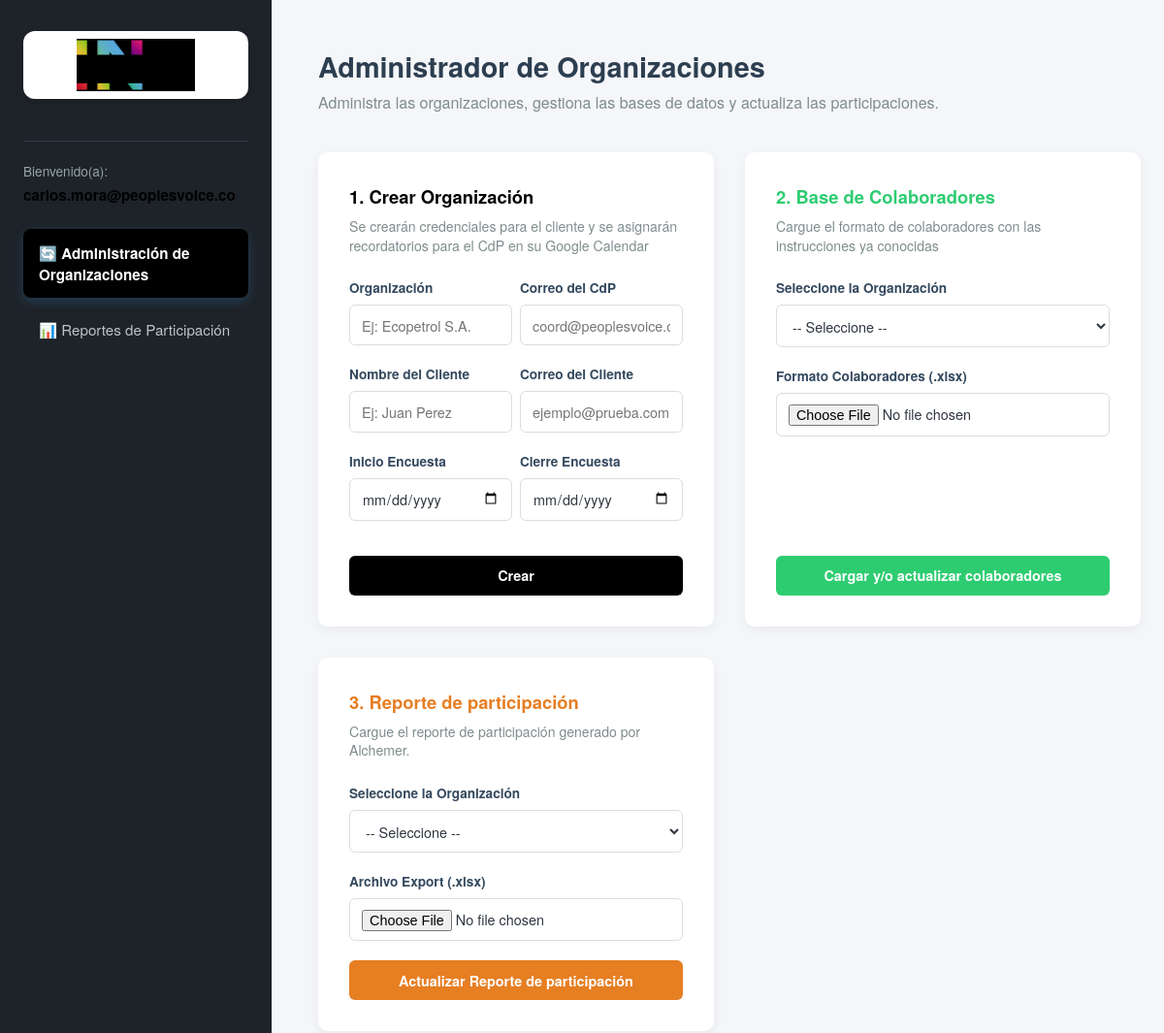
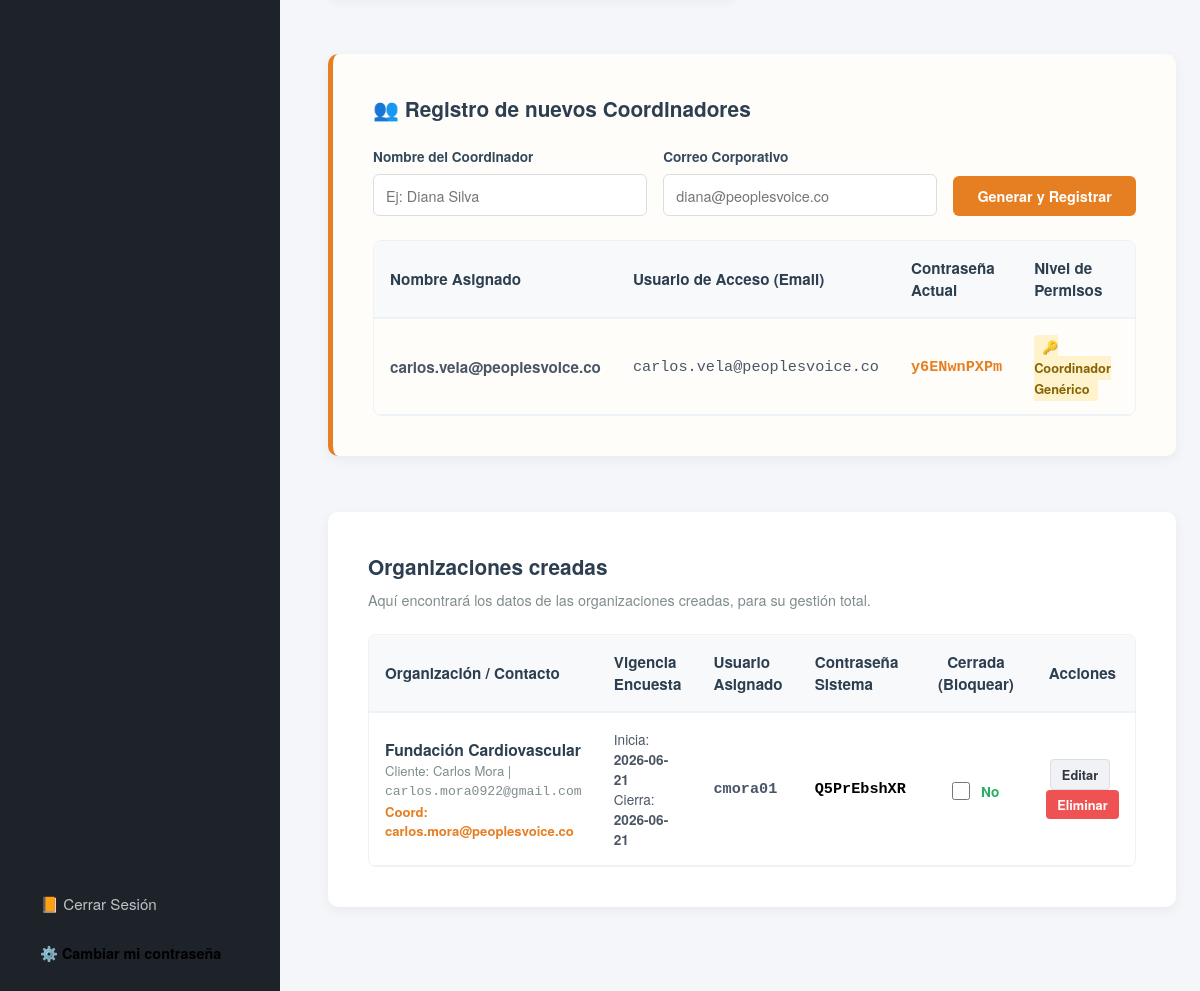
Page /admin (signed in) on the committed database (2 pictures, top to bottom).
### database/models.py (models this page shows)
class Empresa(Base):
    __tablename__ = 'empresas'
    id = Column(Integer, primary_key=True, autoincrement=True)
    nombre = Column(String(100), nullable=False, unique=True)
    fecha_creacion = Column(DateTime, server_default=func.now())
    usuarios = relationship("Usuario", back_populates="empresa", cascade="all, delete-orphan")
    colaboradores = relationship("Colaborador", back_populates="empresa", cascade="all, delete-orphan")
    categorias_demograficas = relationship("CategoriaDemografica", back_populates="empresa", cascade="all, delete-orphan")

class Usuario(Base):
    __tablename__ = 'usuarios'
    id = Column(Integer, primary_key=True, autoincrement=True)
    email = Column(String(100), nullable=False, unique=True, index=True)
    password_hash = Column(String(255), nullable=False) # Contraseña encriptada
    rol = Column(String(20), nullable=False) # 'admin' (Coordinador) o 'cliente' (Empresa)
    empresa_id = Column(Integer, ForeignKey('empresas.id'), nullable=True)
    empresa = relationship("Empresa", back_populates="usuarios")

### main.py (the view)
@app.route('/admin')
def panel_admin():
    if 'usuario_id' not in session or session['rol'] not in ['admin', 'coordinador']: return redirect('/login')
    db = SessionLocal()
    tabla_real = Empresa.__table__.name
    resultado_raw = db.execute(text(f"SELECT id, nombre, fecha_inicio, fecha_cierre, cerrada, nombre_cliente, correo_cliente, correo_coordinador, calendar_event_id FROM {tabla_real}")).fetchall()
    organizaciones_maestras = []
    for fila in resultado_raw:
        usr = db.query(Usuario).filter(Usuario.empresa_id == fila[0], Usuario.rol == 'cliente').first()
        organizaciones_maestras.append({
            "id": fila[0],
            "nombre": fila[1],
            "fecha_inicio": fila[2] if fila[2] and fila[2] != "" else '-',
            "fecha_cierre": fila[3] if fila[3] and fila[3] != "" else '-',
            "cerrada": 1 if fila[4] == 1 else 0,
            "nombre_cliente": fila[5] if len(fila) > 5 and fila[5] else '-',
            "correo_cliente": fila[6] if len(fila) > 6 and fila[6] else '-',
            "correo_coordinador": fila[7] if len(fila) > 7 and fila[7] else '-',
            "calendar_event_id": fila[8] if len(fila) > 8 and fila[8] else '-',
            "email": usr.email if usr else "Sin canal",
            "password": usr.password_hash if usr else "Sin clave"
        })
    coordinadores_maestros = []
    if session['rol'] == 'admin':
        lista_c = db.query(Usuario).filter(Usuario.rol == 'coordinador').all()
        for c in lista_c:
            coordinadores_maestros.append({
                "id": c.id,
                "nombre": getattr(c, 'nombre', c.email) or c.email,
                "email": c.email,
                "password": c.password_hash
            })
    db.close()
    return render_template('admin.html', empresas=organizaciones_maestras, organizaciones=organizaciones_maestras, coordinadores=coordinadores_maestros)

### templates/admin.html (shortened to what this page needs)
<!DOCTYPE html>
<html lang="es">
<head>
</head>
<body>
<div class="contenedor-dashboard">
    <div class="barra-lateral">
        <div class="logo-container">
            <img src="/static/logo_gcti.png" alt="GCTI Logo" class="logo-img" onerror="this.style.display='none'; document.getElementById('logo-fallback').style.display='block';">
        </div>
        <hr>
        <div class="user-info">
            <span class="lbl">Bienvenido(a):</span>
            <span class="val">{{ session['nombre'] }}</span>
        </div>
        <ul class="menu-lateral">
            <li class="menu-item"><a class="menu-link activo" href="/admin">🔄 Administración de Organizaciones</a></li>
            <li class="menu-item"><a class="menu-link" href="/admin/visor-reportes">📊 Reportes de Participación</a></li>
        </ul>
        <ul class="bloque-inferior-sidebar">
            <li class="menu-item">
                <a class="menu-link" href="/login" style="color: #bdc3c7;">📙 Cerrar Sesión</a>
            </li>
            <li class="menu-item">
                <a href="#" onclick="desplegarModalPassword()" style="display:block; font-size:0.9rem; color:#000000; text-decoration:none; padding: 0.5rem 1rem; font-weight:600;">⚙️ Cambiar mi contraseña</a>
            </li>
        </ul>
    </div>
    <div class="contenido-principal">
        <h2>Administrador de Organizaciones</h2>
        <p class="subtitulo">Administra las organizaciones, gestiona las bases de datos y actualiza las participaciones.</p>
        <div class="rejilla-tarjetas">
            <div class="tarjeta">
                <div>
                    <h5 class="t-azul">1. Crear Organización</h5>
                    <p class="desc">Se crearán credenciales para el cliente y se asignarán recordatorios para el CdP en su Google Calendar</p>
                    <form action="/admin/crear-empresa" method="POST">
                        <div class="grupo-form" style="display: grid; grid-template-columns: 1fr 1fr; gap: 0.5rem;">
                            <div>
                                <label class="label-form">Organización</label>
                                <input type="text" class="input-form" name="nombre_empresa" placeholder="Ej: Ecopetrol S.A." required>
                            </div>
                            <div>
                                <label class="label-form">Correo del CdP</label>
                                <input type="email" class="input-form" name="correo_coordinador" placeholder="coord@peoplesvoice.co" required>
                            </div>
                        </div>
                        <div class="grupo-form" style="display: grid; grid-template-columns: 1fr 1fr; gap: 0.5rem;">
                            <div>
                                <label class="label-form">Nombre del Cliente</label>
                                <input type="text" class="input-form" name="nombre_cliente" placeholder="Ej: Juan Perez" required>
                            </div>
                            <div>
                                <label class="label-form">Correo del Cliente</label>
                                <input type="email" class="input-form" name="correo_cliente" placeholder="ejemplo@prueba.com" required>
                            </div>
                        </div>
                        <div class="grupo-form" style="display: grid; grid-template-columns: 1fr 1fr; gap: 0.5rem;">
                            <div>
                                <label class="label-form">Inicio Encuesta</label>
                                <input type="date" class="input-form" name="fecha_inicio" required>
                            </div>
                            <div>
                                <label class="label-form">Cierre Encuesta</label>
                                <input type="date" class="input-form" name="fecha_cierre" required>
                            </div>
                        </div>
                        <button type="submit" class="btn btn-azul" style="margin-top: 1rem;">Crear</button>
                    </form>
                </div>
            </div>
            <div class="tarjeta">
                <div>
                    <h5 class="t-verde">2. Base de Colaboradores</h5>
                    <p class="desc">Cargue el formato de colaboradores con las instrucciones ya conocidas</p>
                    <form action="/admin/cargar-colaboradores" method="POST" enctype="multipart/form-data">
                        <div class="grupo-form">
                            <label class="label-form">Seleccione la Organización</label>
                            <select class="select-form" name="empresa_id" required>
                                <option value="">-- Seleccione --</option>
                            </select>
                        </div>
                        <div class="grupo-form">
                            <label class="label-form">Formato Colaboradores (.xlsx)</label>
                            <input type="file" class="input-form" name="archivo_colaboradores" accept=".xlsx" required>
                        </div>
                </div>
                        <button type="submit" class="btn btn-verde">Cargar y/o actualizar colaboradores</button>
            </div>
            <div class="tarjeta">
                <div>
                    <h5 class="t-naranja">3. Reporte de participación</h5>
                    <p class="desc">Cargue el reporte de participación generado por Alchemer.</p>
                    <form action="/admin/cargar-participacion" method="POST" enctype="multipart/form-data">
                        <div class="grupo-form">
                            <label class="label-form">Seleccione la Organización</label>
                            <select class="select-form" name="empresa_id" required>
                                <option value="">-- Seleccione --</option>
                            </select>
                        </div>
                        <div class="grupo-form">
                            <label class="label-form">Archivo Export (.xlsx)</label>
                            <input type="file" class="input-form" name="archivo_participacion" accept=".xlsx" required>
                        </div>
                </div>
                        <button type="submit" class="btn btn-naranja">Actualizar Reporte de participación</button>
            </div>
        </div>
        {% if session['rol'] == 'admin' %}
        <div class="seccion-credenciales" style="border-left: 5px solid #e67e22; background-color: #fffdf9;">
            <h3>👥 Registro de nuevos Coordinadores</h3>
            <form action="/admin/crear-coordinador" method="POST" style="display: grid; grid-template-columns: 1fr 1fr auto; gap: 1rem; align-items: flex-end; margin-top: 1.5rem;">
                <div>
                    <label class="label-form">Nombre del Coordinador</label>
                    <input type="text" class="input-form" name="nombre_coordinador" placeholder="Ej: Diana Silva" required>
                </div>
                <div>
                    <label class="label-form">Correo Corporativo</label>
                    <input type="email" class="input-form" name="email_coordinador" placeholder="diana@peoplesvoice.co" required>
                </div>
                <button type="submit" class="btn btn-naranja" style="padding: 0.65rem 1.5rem; border-radius: 6px; font-weight: bold; width: auto;">Generar y Registrar</button>
            </form>
            {% if coordinadores %}
            <div class="contenedor-tabla" style="margin-top: 1.5rem;">
                <table class="tabla-reporte">
                    <thead>
                        <tr style="background-color: #fdfaf4;">
                            <th>Nombre Asignado</th>
                            <th>Usuario de Acceso (Email)</th>
                            <th>Contraseña Actual</th>
                            <th>Nivel de Permisos</th>
                        </tr>
                    </thead>
                    <tbody>
                        {% for c in coordinadores %}
                        <tr>
                            <td style="font-weight: 600;">{{ c.nombre }}</td>
                            <td style="font-family: monospace;">{{ c.email }}</td>
                            <td style="font-family: monospace; color: #e67e22; font-weight: bold;">{{ c.password }}</td>
                            <td><span style="background-color: #fff3cd; color: #856404; padding: 0.2rem 0.5rem; border-radius: 4px; font-size: 0.8rem; font-weight: bold;">🔑 Coordinador Genérico</span></td>
                        </tr>
                        {% endfor %}
                    </tbody>
                </table>
            </div>
            {% endif %}
        </div>
        {% endif %}
        <div class="seccion-credenciales">
            <h3>Organizaciones creadas</h3>
            <p>Aquí encontrará los datos de las organizaciones creadas, para su gestión total.</p>
            <div class="contenedor-tabla">
                <table class="tabla-reporte">
                    <thead>
                        <tr>
                            <th>Organización / Contacto</th>
                            <th>Vigencia Encuesta</th>
                            <th>Usuario Asignado</th>
                            <th>Contraseña Sistema</th>
                            <th style="text-align: center;">Cerrada (Bloquear)</th>
                            <th style="text-align: center;">Acciones</th>
                        </tr>
                    </thead>
                    <tbody>
                        {% for org in organizaciones %}
                        <tr>
                            <td style="color: #2d3748;">
                                <strong style="font-size:0.98rem; display:block; color:#2c3e50;">{{ org.nombre }}</strong>
                                <span style="font-size:0.82rem; display:block; color:#7f8c8d;">Cliente: {{(org.nombre_cliente)}} | <span style="font-family:monospace;">{{ org.correo_cliente }}</span></span>
                                <span style="font-size:0.82rem; display:block; color:#e67e22; margin-top:3px; font-weight:600;">Coord: {{ org.correo_coordinador }}</span>
                            </td>
                            <td style="font-size: 0.85rem; color: #4b5563;">
                                <span style="display:block;">Inicia: <strong>{{ org.fecha_inicio }}</strong></span>
                                <span style="display:block;">Cierra: <strong>{{ org.fecha_cierre }}</strong></span>
                            </td>
                            <td style="font-family: monospace; font-size: 0.95rem; font-weight: 600;">{{ org.email }}</td>
                            <td style="font-family: monospace; font-size: 0.95rem; font-weight: bold; color: #000000;">{{ org.password }}</td>
                            <td style="text-align: center;">
                                <input type="checkbox" class="interruptor-check"
                                       onclick="window.location.href='/admin/conmutar-estado/{{ org.id }}';">
                                {% if org.cerrada == 1 %}
                                    <span class="label-check-estado txt-cerrado">Sí</span>
                                {% else %}
                                    <span class="label-check-estado txt-abierto">No</span>
                                {% endif %}
                            </td>
                            <td style="text-align: center;">
                                <button class="btn-accion-editar"
                                        onclick="desplegarModalEdicion('{{ org.id }}', '{{ org.nombre }}', '{{ org.fecha_inicio }}', '{{ org.fecha_cierre }}', '{{ org.nombre_cliente }}', '{{ org.correo_cliente }}', '{{ org.correo_coordinador }}')">
                                    Editar
                                </button>
                                <a href="/admin/eliminar-organizacion/{{ org.id }}" class="btn-accion-borrar" onclick="return confirm('⚠️ ALERTA MÁXIMA: ¿Estás seguro de borrar esta organización? Purga censo, demografías y marcas de encuestas.');">Eliminar</a>
                            </td>
                        </tr>
                        {% else %}
                        <tr><td colspan="6" style="text-align: center; color: #a0aec0; padding: 2rem;">No hay organizaciones creadas todavía en la plataforma.</td></tr>
                        {% endfor %}
                    </tbody>
                </table>
            </div>
        </div>
    </div>
</div>
</body>
</html>

### rows in the picture
Empresa: nombre "carlos.mora@peoplesvoice.co", nombre "Fundación Cardiovascular", nombre_cliente "Carlos Mora", correo_cliente "carlos.mora0922@gmail.com", correo_coordinador "carlos.mora@peoplesvoice.co", fecha_inicio "2026-06-21", fecha_cierre "2026-06-21"
Usuario: nombre "carlos.vela@peoplesvoice.co", email "carlos.vela@peoplesvoice.co", password "y6ENwnPXPm"
Usuario: email "cmora01", password "Q5PrEbshXR"
